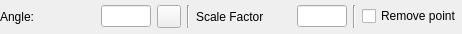
<?xml version="1.0" encoding="UTF-8"?>
<!--
  - *********************************************************************************
  - This file is part of the LibreCAD project, a 2D CAD program
  -
  - Copyright (C) 2026 LibreCAD.org
  - Copyright (C) 2026 sand1024
  -
  - This program is free software; you can redistribute it and/or
  - modify it under the terms of the GNU General Public License
  - as published by the Free Software Foundation; either version 2
  - of the License, or (at your option) any later version.
  -
  - This program is distributed in the hope that it will be useful,
  - but WITHOUT ANY WARRANTY; without even the implied warranty of
  - MERCHANTABILITY or FITNESS FOR A PARTICULAR PURPOSE.  See the
  - GNU General Public License for more details.
  -
  - You should have received a copy of the GNU General Public License
  - along with this program; if not, write to the Free Software
  - Foundation, Inc., 51 Franklin Street, Fifth Floor, Boston, MA  02110-1301, USA.
  - *********************************************************************************
  -->

<ui version="4.0">
 <class>LC_PasteToPointsOptionsWidget</class>
 <widget class="QWidget" name="LC_PasteToPointsOptionsWidget">
  <property name="geometry">
   <rect>
    <x>0</x>
    <y>0</y>
    <width>462</width>
    <height>34</height>
   </rect>
  </property>
  <property name="windowTitle">
   <string>Form</string>
  </property>
  <layout class="QGridLayout" name="gridLayout">
   <property name="leftMargin">
    <number>0</number>
   </property>
   <property name="topMargin">
    <number>1</number>
   </property>
   <property name="rightMargin">
    <number>0</number>
   </property>
   <property name="bottomMargin">
    <number>1</number>
   </property>
   <item row="0" column="1">
    <widget class="QLineEdit" name="leAngle">
     <property name="sizePolicy">
      <sizepolicy hsizetype="Minimum" vsizetype="Fixed">
       <horstretch>0</horstretch>
       <verstretch>0</verstretch>
      </sizepolicy>
     </property>
     <property name="minimumSize">
      <size>
       <width>50</width>
       <height>0</height>
      </size>
     </property>
     <property name="maximumSize">
      <size>
       <width>50</width>
       <height>16777215</height>
      </size>
     </property>
     <property name="toolTip">
      <string>Rotation angle for pasted entities</string>
     </property>
    </widget>
   </item>
   <item row="0" column="6">
    <widget class="Line" name="line_2">
     <property name="orientation">
      <enum>Qt::Orientation::Vertical</enum>
     </property>
    </widget>
   </item>
   <item row="0" column="4">
    <widget class="QLabel" name="label_2">
     <property name="text">
      <string>Scale Factor</string>
     </property>
    </widget>
   </item>
   <item row="0" column="3">
    <widget class="Line" name="line">
     <property name="orientation">
      <enum>Qt::Orientation::Vertical</enum>
     </property>
    </widget>
   </item>
   <item row="0" column="7">
    <widget class="QCheckBox" name="cbRemovePoint">
     <property name="toolTip">
      <string>If selected, the point entity used as insertion point will be deleted after paste operation. Otherwise, it will survive.</string>
     </property>
     <property name="text">
      <string>Remove point</string>
     </property>
    </widget>
   </item>
   <item row="0" column="0">
    <widget class="QLabel" name="label">
     <property name="text">
      <string>Angle:</string>
     </property>
    </widget>
   </item>
   <item row="0" column="5">
    <widget class="QLineEdit" name="leFactor">
     <property name="sizePolicy">
      <sizepolicy hsizetype="Minimum" vsizetype="Fixed">
       <horstretch>0</horstretch>
       <verstretch>0</verstretch>
      </sizepolicy>
     </property>
     <property name="minimumSize">
      <size>
       <width>50</width>
       <height>0</height>
      </size>
     </property>
     <property name="maximumSize">
      <size>
       <width>50</width>
       <height>16777215</height>
      </size>
     </property>
     <property name="toolTip">
      <string>Scale factor for pasted entities</string>
     </property>
    </widget>
   </item>
   <item row="0" column="2">
    <widget class="QToolButton" name="tbPickAngle">
     <property name="toolTip">
      <string>Pick angle from drawing</string>
     </property>
     <property name="text">
      <string/>
     </property>
     <property name="icon">
      <iconset resource="../../../../res/icons/icons.qrc">
       <normaloff>:/icons/interactive_pick_angle.lci</normaloff>:/icons/interactive_pick_angle.lci</iconset>
     </property>
    </widget>
   </item>
  </layout>
 </widget>
 <resources>
  <include location="../../../../res/icons/icons.qrc"/>
 </resources>
 <connections/>
</ui>
